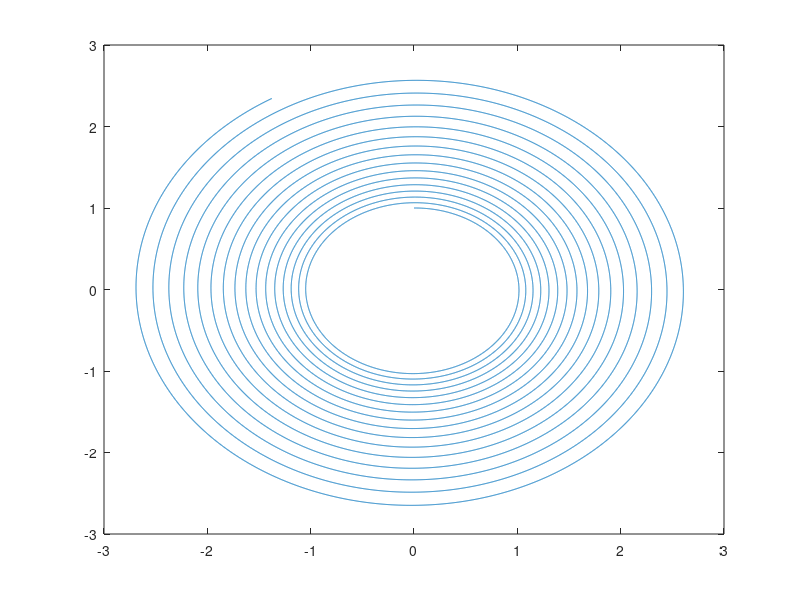

MATLAB code for this plot:
% Exercise 1:

A = [3, 2, 8, 1; 7, 2, 5, 6; 0, 7, 3, 5];

% Transpose:
A'

% Extracting elements and vectors:
A(2,3)
A(:,[1,4])
A([2,3],[3,1])
A(:,1:2:end)
A(:)
[A; A(end,:)]

% Operations 
A+eye(3,4)
A-3
A(end:-1:1,:)
A.^2
exp(A)

% Misc:
fliplr(A)
diag(A)
diag(diag(A))
tril(A)
triu(A)
size(A)
max(A)
max(max(A))

%boolean:
A == 2
A ~= 2
A > 2


% Exercise 2:

A = [3, 1, 6; 5, 2, 7];
x = [1, 4, 8];
y = [2, 1, 5];

% Operations:
x + y
x + A
x' + y

% A - [x' y'] throws an error, we have 2 x 3 and 3 x 2 matrices, so we can
% do the following:
A - [x' y']'
A' - [x' y']

% [x; y'] is a matrix with the first row being a row vecor x, second row
% cannot be a column vector y', as it's a column

[x; y]


% Exercise 3:

A1 = ceil(10*rand(5));
A2 = floor(10*rand(3));

% Construct A3:
A3 = zeros(8, 8)
A3(1:5,1:5) = A1
A3(6:8,6:8) = A2

% Exercise 3.1:

b = A3(7,3)

% Exercise 3.2:

A3(3,5) = 7
A3(8,7) = A3(8,7) + 1

% Exercise 3.3:

A3(6:8,1:3) = eye(3,3)

% Exercise 3.4:

v2 = 1:8
v1 = 4:8
v2(4:6)=[]
B = A3(v1,v2)


% Exercise 4:

% Exercise 4.1:

f = @(x) exp(x).*sin(100*x)

% Exercise 4.2:

x = 0:0.00001:1;
y = f(x)
plot(x,y)

% Exercise 4.3:

g = @(x) exp(x).*cos(100*x)
plot(f(x),g(x))
